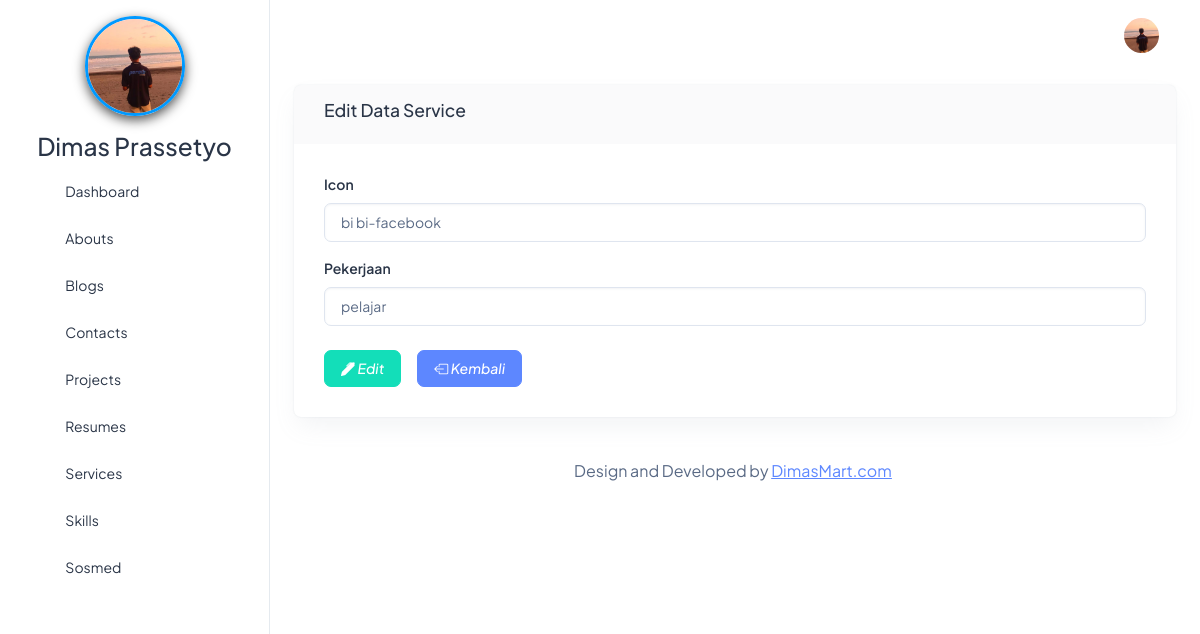
The page /beckend/pages/service/edit.php?id=3 on the database its author committed.
### tables this page shows
CREATE TABLE `abouts` (
  `id` bigint NOT NULL,
  `name` varchar(255) NOT NULL,
  `born` date NOT NULL,
  `address` text NOT NULL,
  `zip_code` int NOT NULL,
  `email` varchar(255) NOT NULL,
  `phone` varchar(255) NOT NULL,
  `total_project` int NOT NULL,
  `work` varchar(255) NOT NULL,
  `image` text NOT NULL,
  `description` text NOT NULL
);

CREATE TABLE `services` (
  `id` bigint NOT NULL,
  `icon` text NOT NULL,
  `job` varchar(255) NOT NULL
);

### beckend/action/service/show.php (called while the page is built, shortened)
<?php
include_once '../../app.php';
$id = $_GET['id'];
$qSelect = "SELECT * FROM services WHERE id='$id'";
$result = mysqli_query($connect, $qSelect) or die(mysqli_error($connect));
$service = $result->fetch_object();
?>

### beckend/pages/service/edit.php (the view)
<?php
include '../../partials/header.php';
include '../../partials/sidebar.php';
include '../../partials/navbar.php';
?>
<div class="row">
    <div class="col-12">
        <div class="card">
            <div class="card-header">
                <h5>
                    Edit Data Service
                </h5>
            </div>
            <div class="card-body">
                <?php
                include '../../action/service/show.php';
                ?>
                <form action="../../action/service/update.php?id=<?= $service->id ?>" method="POST" enctype="multipart/form-data">
                    <div class="mb-3">
                        <label for="iconInput" class="form-label">Icon</label>
                        <input type="text" name="icon" class="form-control" id="serviceInput" placeholder="Masukan service Anda..." required value="<?= $service->icon ?>">
                    </div>
                    <div class="mb-3">
                        <label for="jobInput" class="form-label">Pekerjaan</label>
                        <input type="text" name="job"  min="0" max="100" class="form-control" id="jobInput" placeholder="Pekerjaan Anda..." required value="<?=$service->job?>">
                    </div>
                    <div class="d-flex gap-3 mt-4">
                        <button type="submit" class="btn btn-success" name="tombol"><i class="bi bi-pen-fill"> Edit</i></button>
                        <a href="./index.php" class="btn btn-primary"><i class="bi bi-box-arrow-left"> Kembali</i></a>
                    </div>
                </form>
            </div>
        </div>
    </div>
</div>
<?php
include '../../partials/footer.php';
include '../../partials/script.php';
?>

### beckend/partials/sidebar.php (shortened to what this page needs)
<?php
$qAbouts = "SELECT * FROM abouts";
$result = mysqli_query($connect, $qAbouts) or die(mysqli_error($connect));
$item = $result->fetch_object();
?>
<body>
  <div class="page-wrapper" id="main-wrapper" data-layout="vertical" data-navbarbg="skin6" data-sidebartype="full"
    data-sidebar-position="fixed" data-header-position="fixed">
    <aside class="left-sidebar">
      <div>
        <div>
          <div class="brand-logo">
            <div class="w-100 d-flex flex-column align-items-center justify-content-center" style="padding:16px 0;">
              <a href="#" class="text-nowrap logo-img">
                <img src="../../../storages/about/<?= $item->image ?>" alt="Gambar" width="100" height="100" alt="" style="border-radius:50%; object-fit:cover; box-shadow:0 4px 12px rgba(0,0,0,0.69); border:3px solid #0099ff; display:block; margin:auto;">
              </a>
            </div>
            <div class="h3 text-center">
              <?= $item->name ?>
            </div>
          </div>
          <nav class="sidebar-nav scroll-sidebar" data-simplebar="">
            <ul id="sidebarnav">
              <li class="sidebar-item">
                <a class="sidebar-link" href="../dashboard/index.php" aria-expanded="false">
                  <span>
                    <i class="ti ti-layout-dashboard"></i>
                  </span>
                  <span class="hide-menu">Dashboard</span>
                </a>
              </li>
              <li class="sidebar-item">
                <a class="sidebar-link" href="../about/index.php" aria-expanded="false">
                  <span>
                    <i class="ti ti-info-square"></i>
                  </span>
                  <span class="hide-menu">Abouts</span>
                </a>
              </li>
              <li class="sidebar-item">
                <a class="sidebar-link" href="../blog/index.php" aria-expanded="false">
                  <span>
                    <i class="ti ti-pencil"></i>
                  </span>
                  <span class="hide-menu">Blogs</span>
                </a>
              </li>
              <li class="sidebar-item">
                <a class="sidebar-link" href="../contact/index.php" aria-expanded="false">
                  <span>
                    <i class="ti ti-phone"></i>
                  </span>
                  <span class="hide-menu">Contacts</span>
                </a>
              </li>
              <li class="sidebar-item">
                <a class="sidebar-link" href="../project/index.php" aria-expanded="false">
                  <span>
                    <i class="ti ti-apps"></i>
                  </span>
                  <span class="hide-menu">Projects</span>
                </a>
              </li>
              <li class="sidebar-item">
                <a class="sidebar-link" href="../resume/index.php" aria-expanded="false">
                  <span>
                    <i class="ti ti-file-text"></i>
                  </span>
                  <span class="hide-menu">Resumes</span>
                </a>
              </li>
              <li class="sidebar-item">
                <a class="sidebar-link" href="../service/index.php" aria-expanded="false">
                  <span>
                    <i class="ti ti-server"></i>
                  </span>
                  <span class="hide-menu">Services</span>
                </a>
              </li>
              <li class="sidebar-item">
                <a class="sidebar-link" href="../skill/index.php" aria-expanded="false">
                  <span>
                    <i class="ti ti-tools"></i>
                  </span>
                  <span class="hide-menu">Skills</span>
                </a>
              </li>
              <li class="sidebar-item">
                <a class="sidebar-link" href="../socmed/index.php" aria-expanded="false">
                  <span>
                    <i class="ti ti-brand-instagram"></i>
                  </span>
                  <span class="hide-menu">Sosmed</span>
                </a>
              </li>
            </ul>
          </nav>
        </div>
    </aside>

### beckend/partials/navbar.php (shortened to what this page needs)
<?php
$qAbouts = "SELECT * FROM abouts";
$result = mysqli_query($connect, $qAbouts) or die(mysqli_error($connect));
$item = $result->fetch_object();
?>
    <div class="body-wrapper">
      <header class="app-header">
        <nav class="navbar navbar-expand-lg navbar-light">
          <div class="navbar-collapse justify-content-end px-0" id="navbarNav">
            <ul class="navbar-nav flex-row ms-auto align-items-center justify-content-end">
              <li class="nav-item dropdown">
                <a class="nav-link nav-icon-hover" href="javascript:void(0)" id="drop2" data-bs-toggle="dropdown"
                  aria-expanded="false">
                  <img src="../../../storages/about/<?= $item->image ?>" alt="" width="35" height="35" class="rounded-circle">
                </a>
              </li>
            </ul>
          </div>
        </nav>
      </header>
      <div class="container-fluid">

### rows shown on the page
abouts: image (picture), name "Dimas Prassetyo"
services: icon "bi bi-facebook", job "pelajar"
